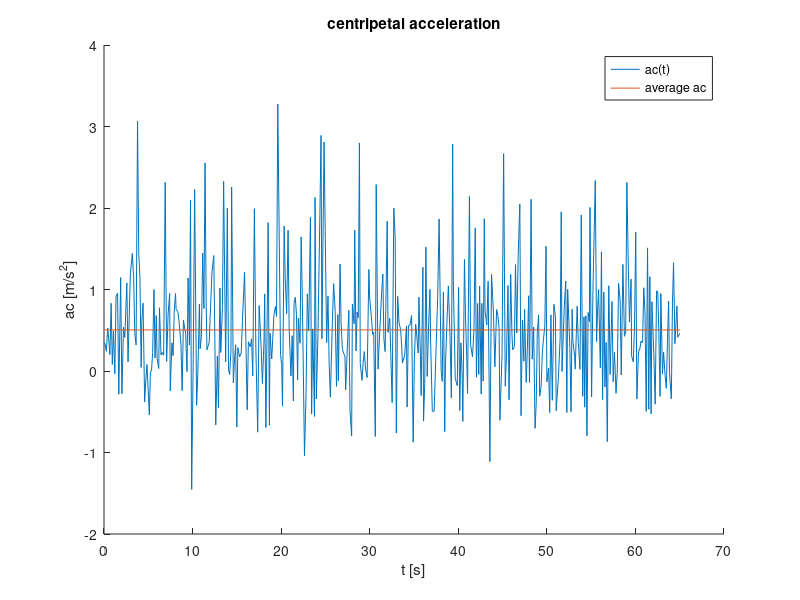
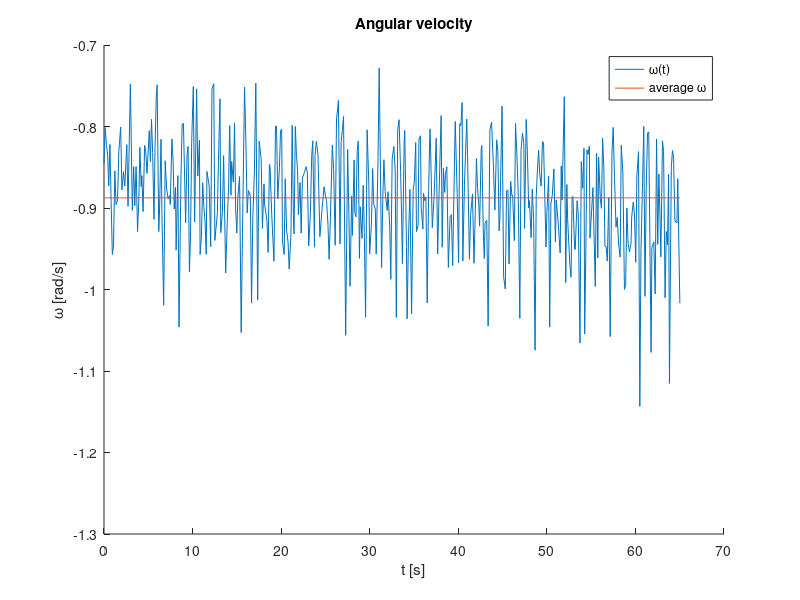
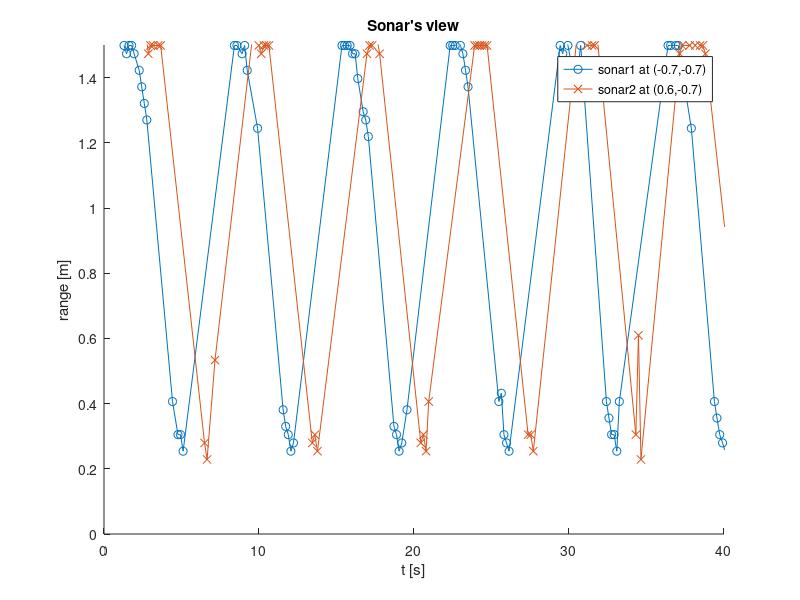
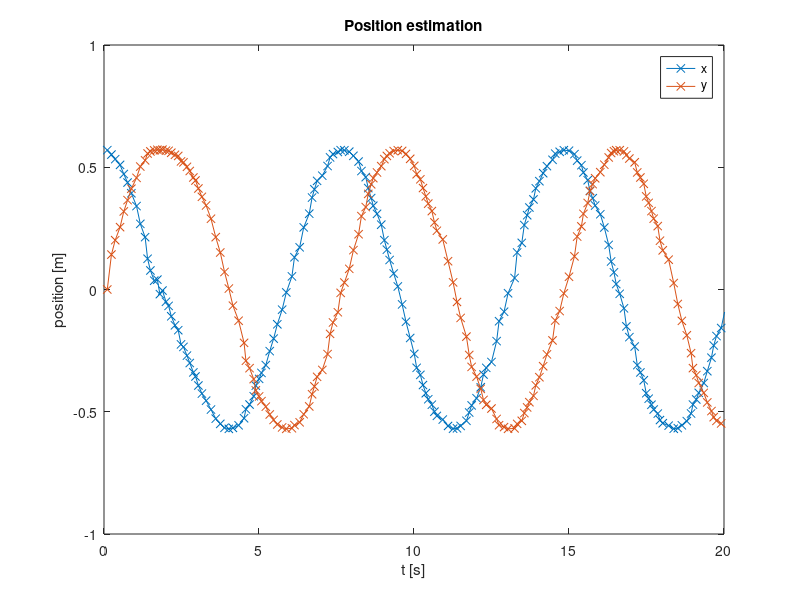

These charts were generated, in order, by the following MATLAB code:
clear all;
close all;
clc;

nav = csvread("nav.csv");
s1 = csvread("sonar1.csv");
s2 = csvread("sonar2.csv");
e7 = csvread("e7.csv");

t0 = min([nav(1,2) s1(1,2) s2(1,2) e7(1,2)]);
tend = min([nav(end,2) s1(end,2) s2(end,2) e7(end,2)]);
select = @(x) x(x(:,2) <= tend,:);
t = @(x) (x-t0)/1000;
w = 2*pi/(71/10);

nav = select(nav);
s1 = select(s1);
s2 = select(s2);
e7 = select(e7);

tnav = t(nav(:,2));
te = t(e7(:,2));


figure();
hold on;
title("centripetal acceleration");
xlabel("t [s]");
ylabel("ac [m/s^2]");
plot(tnav, -nav(:,3));
plot(tnav, ones(length(nav),1)*-mean(nav(:,3)));
legend("ac(t)", "average ac");

figure();
hold on;
title("Angular velocity");
xlabel("t [s]");
ylabel('\omega [rad/s]');
plot(tnav, nav(:,4));
plot(tnav, ones(length(nav),1)*mean(nav(:,4)));
legend('{\omega}(t)', 'average \omega');

figure();
hold on;
title("Sonar's view");
xlabel("t [s]");
ylabel("range [m]");
plot(t(s1(:,2)), s1(:,3), '-o');
plot(t(s2(:,2)), s2(:,3), '-x');
axis([0 40 0 1.5]);
legend(sprintf("sonar1 at (%d,%d)", s1(1,4), s1(1,5)),
    sprintf("sonar2 at (%d,%d)", s2(1,4), s2(1,5)));

figure();
% subplot(1,2,1);
%     plot(te, e7(:,3:4), '-x');
%     axis([0 40 -1 1]);
%     title("Position estimation");
%     xlabel("t [s]");
%     ylabel("position [m]");
%     legend("x", "y");
% subplot(1,2,2);
%     plot(e7(te <= 40,3), e7(te <= 40,4));
%     axis([-1 1 -1 1]);
%     title("Top view over 40 [s]");
%     xlabel("x [m]");
%     ylabel("y [m]");
plot(te, e7(:,3:4), '-x');
axis([0 20 -1 1]);
title("Position estimation");
xlabel("t [s]");
ylabel("position [m]");
legend("x", "y");

figure();
hold on;
set(gca(), "fontsize", 20);
% title("Angular velocity estimation")
xlabel("t [s]");
ylabel('\omega [rad/s]');
plot(te, e7(:,6));
plot(te, ones(length(te),1)*w);
axis([0 50 0.5 1.5]);
legend('{\omega}(t)', 'true \omega');
